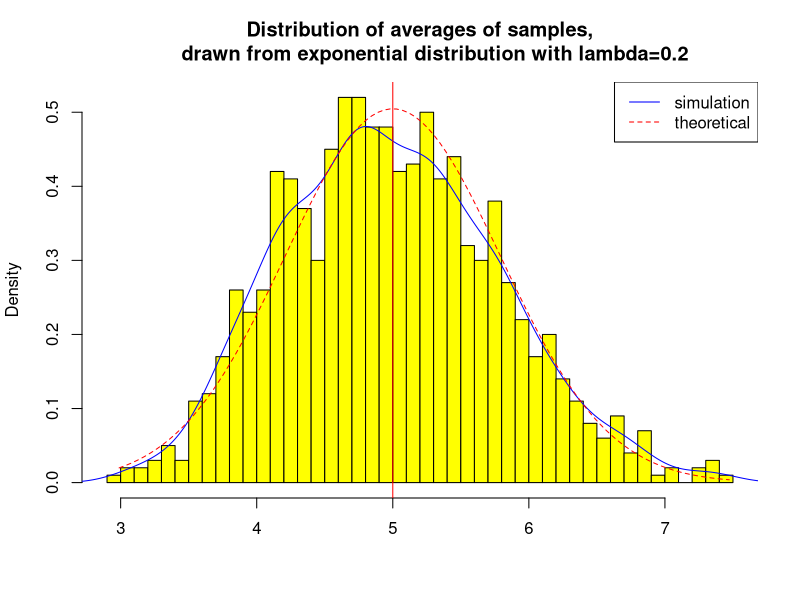
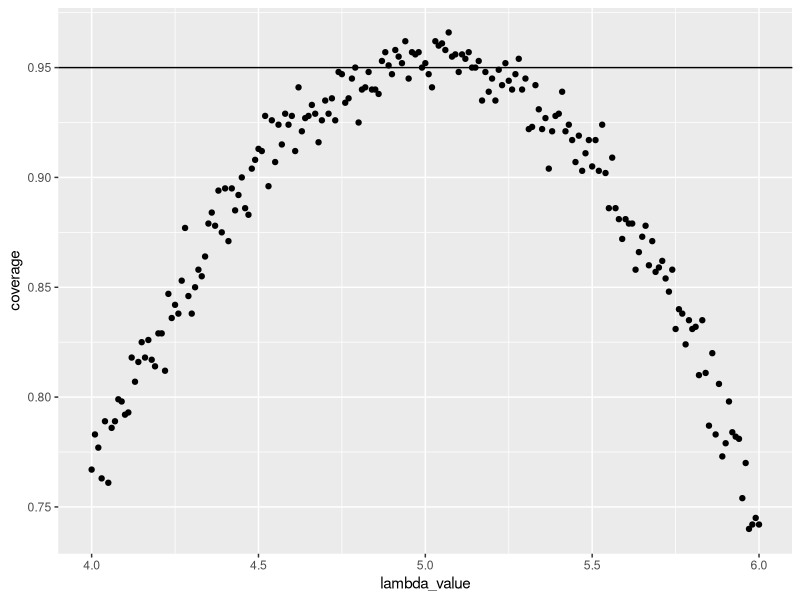

Here is the R script that generated these plots, in order:
## ---- chunk 1
set.seed(3)
lambda <- 0.2
num_sim <- 1000
sample_size <- 40
sim <- matrix(rexp(num_sim*sample_size, rate=lambda), num_sim, sample_size)
row_means <- rowMeans(sim)
## ---- chunk 2
# plot the histogram of averages
hist(row_means, breaks=50, prob=TRUE,
     main="Distribution of averages of samples,
     drawn from exponential distribution with lambda=0.2",
     xlab="",col="yellow")
# density of the averages of samples
lines(density(row_means), col="blue")
# theoretical center of distribution
abline(v=1/lambda, col="red")
# theoretical density of the averages of samples
xfit <- seq(min(row_means), max(row_means), length=100)
yfit <- dnorm(xfit, mean=1/lambda, sd=(1/lambda/sqrt(sample_size)))
lines(xfit, yfit, pch=22, col="red", lty=2)
# add legend
legend('topright', c("simulation", "theoretical"), lty=c(1,2), col=c("blue", "red"))
## ---- chunk 3
lambda_value <- seq(4, 6, by=0.01)
coverage <- sapply(lambda_value, function(lamb) {
    mu_hats <- rowMeans(matrix(rexp(sample_size*num_sim, rate=0.2),
                               num_sim, sample_size))
    ll <- mu_hats - qnorm(0.975) * sqrt(1/lambda^2/sample_size)
    ul <- mu_hats + qnorm(0.975) * sqrt(1/lambda^2/sample_size)
    mean(ll < lamb & ul > lamb)
})

library(ggplot2)
qplot(lambda_value, coverage) + geom_hline(yintercept=0.95)
